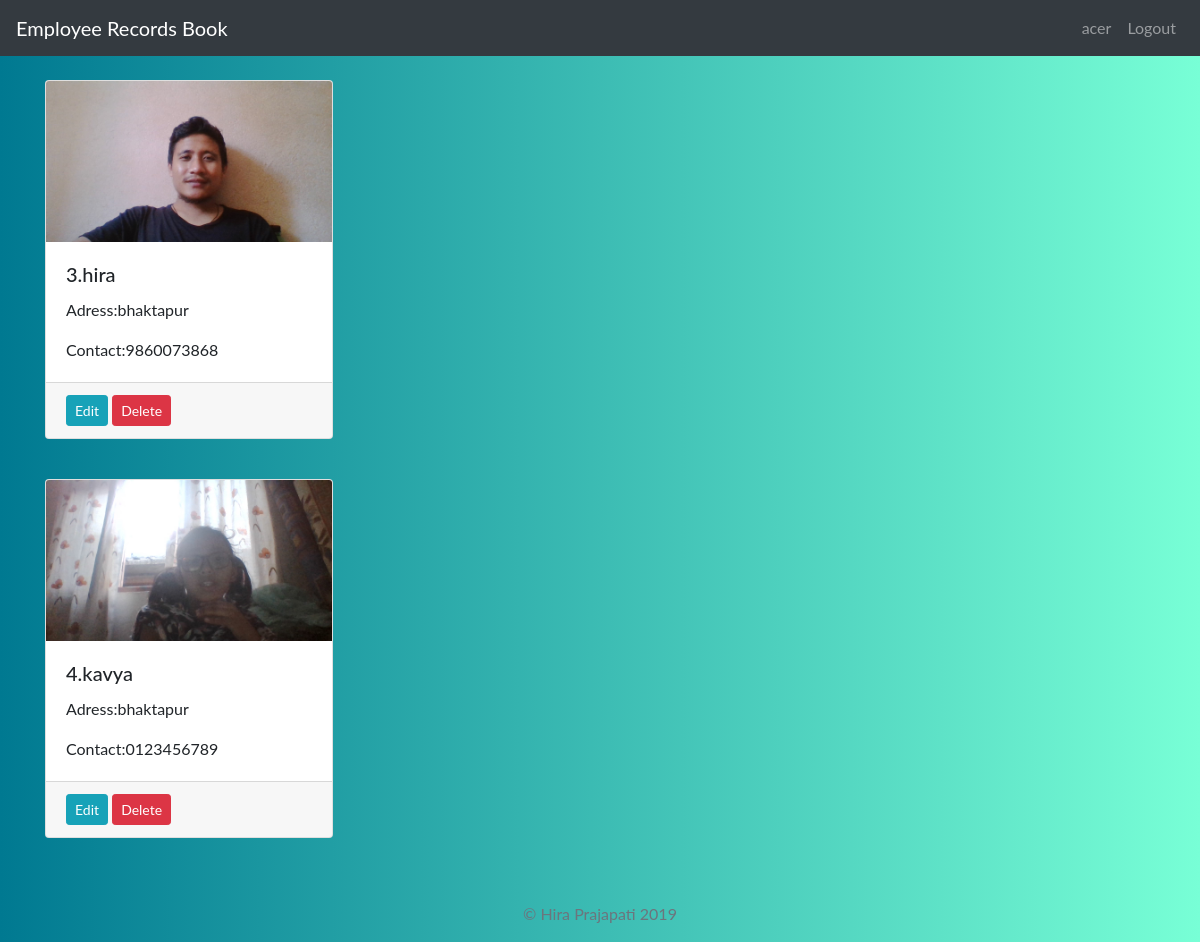
/employee/ (signed in), run on an earlier commit of the app's database.
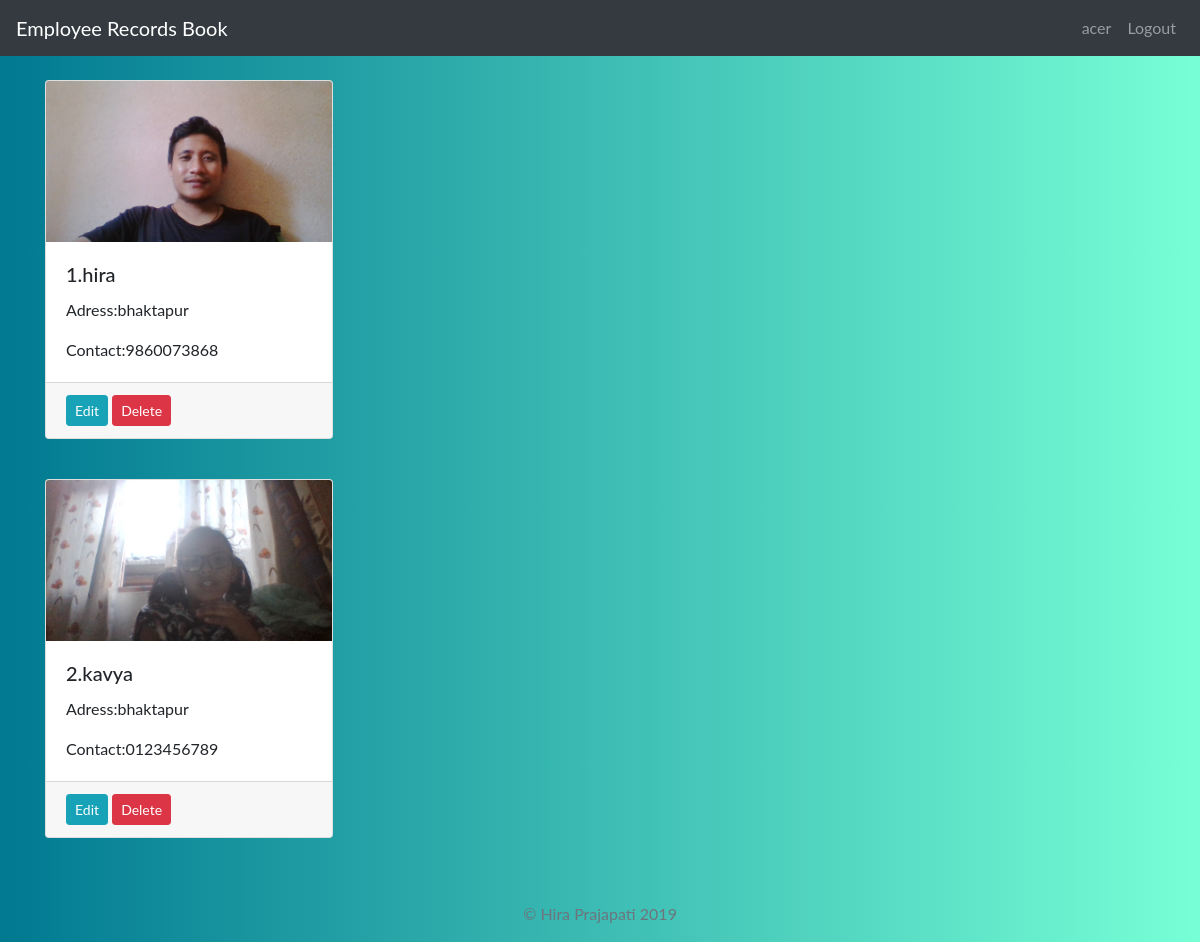
And on a later commit of the database.
### main/models.py (models this page shows, shortened)
class Employee(models.Model):
    name = models.CharField(max_length=50,unique=True)
    address = models.CharField(max_length=200)
    contact = models.CharField(max_length=200)
    password = models.CharField(max_length=32)
    image = models.ImageField(upload_to="media/")

### main/views.py (the view)
# urls.py: path('employee/', views.employee, name='employee'),
@permission_required('is_superuser', raise_exception=True)
def employee(request):
    employee = Employee.objects.all()
    return render(request, 'main/employees.html', {'employee': employee})

### main/templates/main/employees.html
{% extends 'base.html' %}
{% block content %}
{% for employee in employee %}
<br>
 <div class="card text-black mb-3" style="width: 18rem;">
    <img src="{{employee.image.url}}" class="card-img-top">
    <div class="card-body">
       <h5 class="card-title">{{employee.id}}.{{employee.name}}</h5>
    <p class="card-text">Adress:{{employee.address}}</p>
    <p class="card-text">Contact:{{employee.contact}}</p>
    </div>
    <div class="card-footer">
       <a type="button"  class="btn btn-info btn-sm" href="edit/{{employee.id}}">Edit</a> <a type="button" class="btn btn-danger btn-sm" href="delete/{{employee.id}}">Delete</a>
    </div>
    </div>
{% endfor %}
{% endblock %}

### employee/templates/employee/base.html (shortened to what this page needs)
<!DOCTYPE html>
<html>
<head>
    <link rel="stylesheet" href="https://stackpath.bootstrapcdn.com/bootstrap/4.3.1/css/bootstrap.min.css">
</head>
<body>
{% load staticfiles %}
<div class="sticky-top">
<nav class="navbar navbar-expand-lg navbar-dark bg-dark" id="nav">
    <a class="navbar-brand" href="/"> Employee Records Book</a>
    <div class="collapse navbar-collapse">
         {% if user.is_authenticated %}
        <ul class="navbar-nav ml-auto">
            <li class="nav-item">
        <a class="nav-link">{{user.username}}</a>
      </li>
     <li class="nav-item">
        <a class="nav-link" href="javascript:{document.getElementById('logout').submit()}" onclick="">Logout</a>
      </li>
        </ul>
    {% else %}
        <ul class="navbar-nav ml-auto">
            <li class="nav-item">
        <a class="nav-link" href="/login">Login</a>
      </li>
        </ul>
        {%endif%}
    </div>
</nav>
    </div>
<div class="container">
    {% block content%}
    {% endblock %}
</div>
<br>
<br>
<footer class="text-muted">
  <div class="container text-center">
    <p>© Hira Prajapati {% now "Y" %}</p>
  </div>
</footer>
</body>
</html>

### employee/templates/employee/base.html (style rules this page uses)
body { margin: 0; font-family: "Lato", sans-serif; background: -webkit-linear-gradient(left, #007991, #78ffd6); }

What changed in the data, as far as the page shows it:
removed Employee: image (picture), id "3", name "hira", address "bhaktapur", contact "9860073868"
removed Employee: image (picture), id "4", name "kavya", address "bhaktapur", contact "0123456789"
added Employee: image (picture), id "1", name "hira", address "bhaktapur", contact "9860073868"
added Employee: image (picture), id "2", name "kavya", address "bhaktapur", contact "0123456789"
